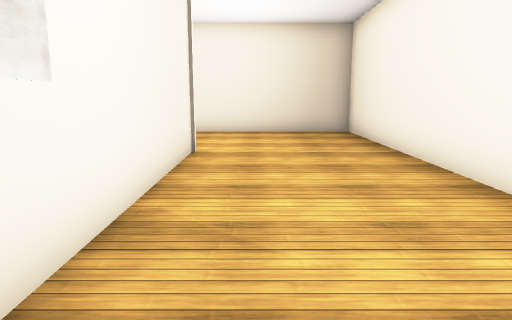
view 1 (above)

20 first-person views from a walk through a 3-D level made in the Unity game engine. The camera is 1.3 m above the floor, tilts 10° down and sees 70° across. The floor is counted in squares, 1 m on a side. Each view is taken from the middle of a square. On the plan, view 1 faces up. The plan holds only what a view shows up to about 15 squares ahead; the rest is blank. The place goes on beyond the plan. The player character is not drawn. Door leaves are left out, so doorways stand open. Some surface patterns are stand-ins.

view 2
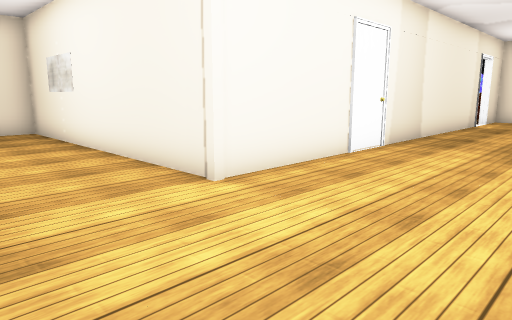

view 3
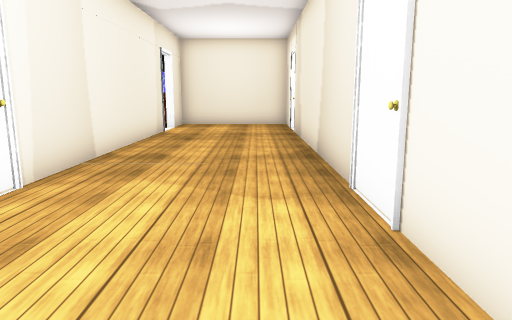

view 4
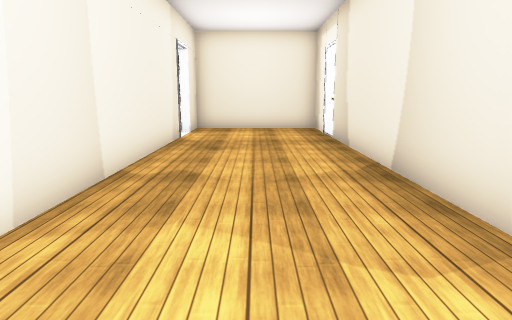

view 5
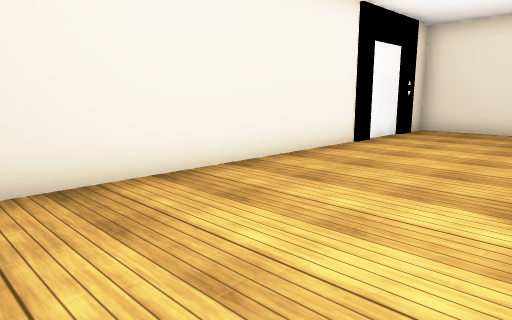

view 6
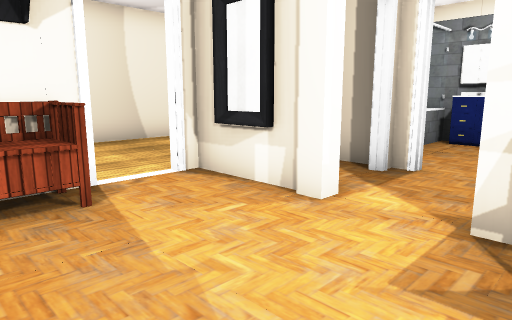

view 7
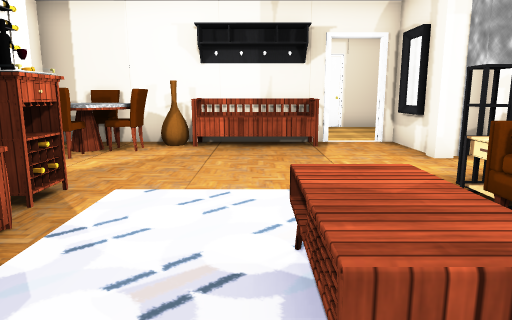

view 8
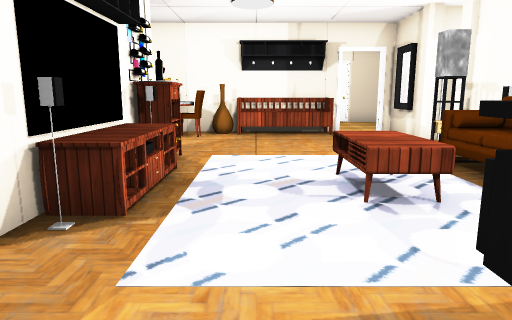

view 9
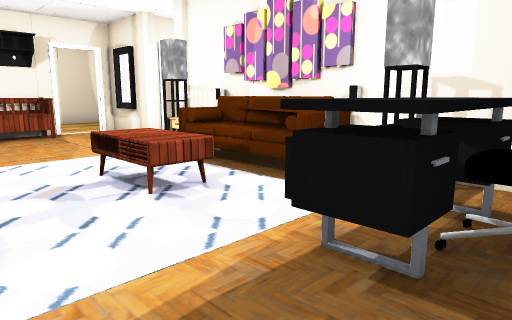

view 10
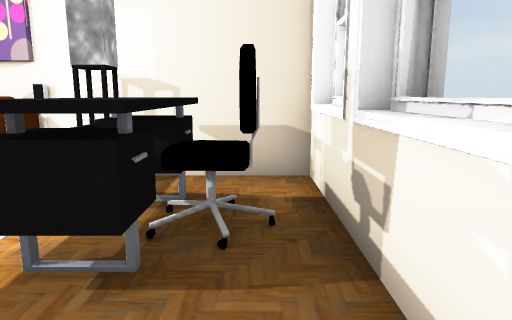

view 11
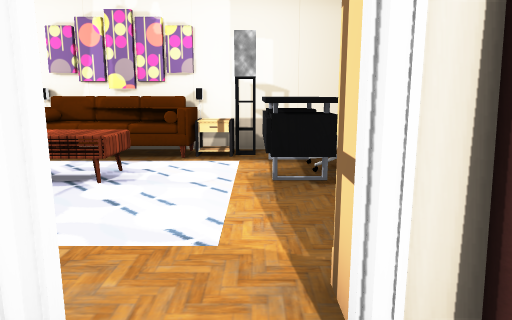

view 12
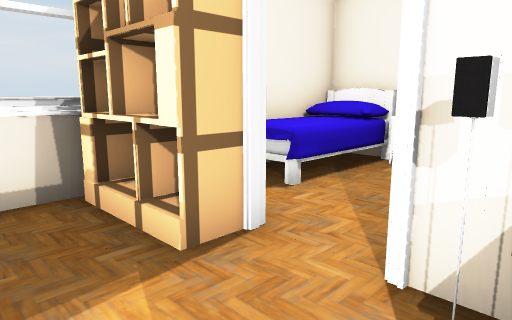

view 13
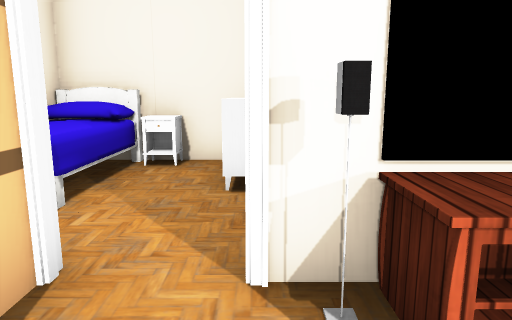

view 14
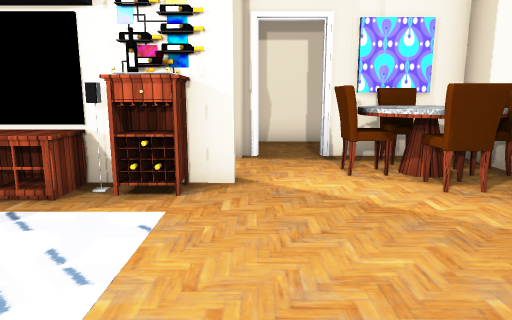

view 15
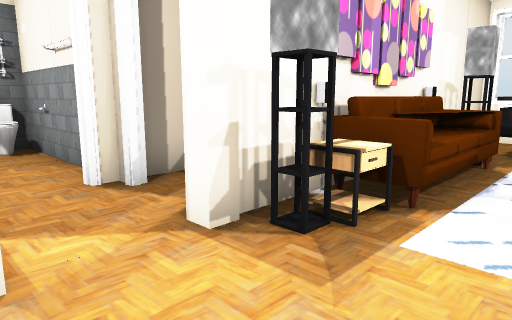

view 16
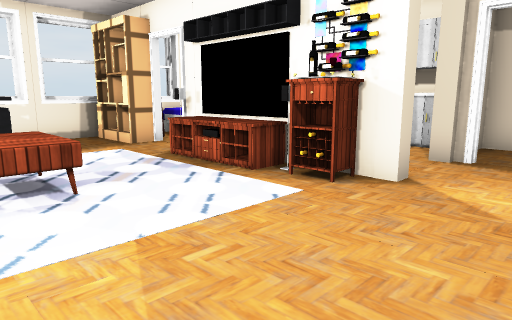

view 17
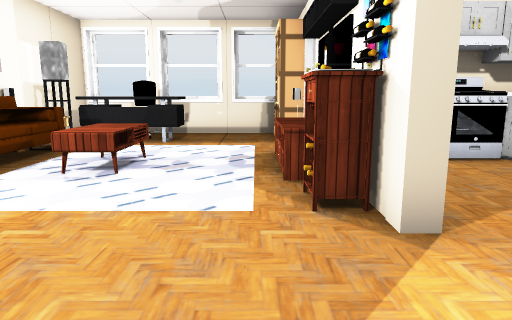

view 18
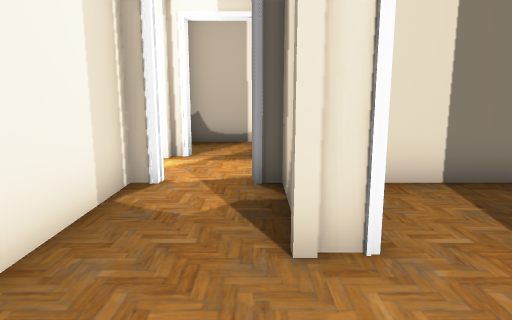

view 19
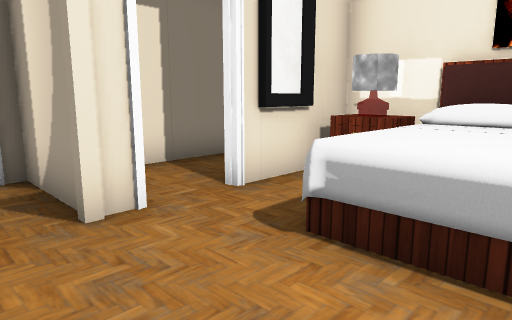

view 20
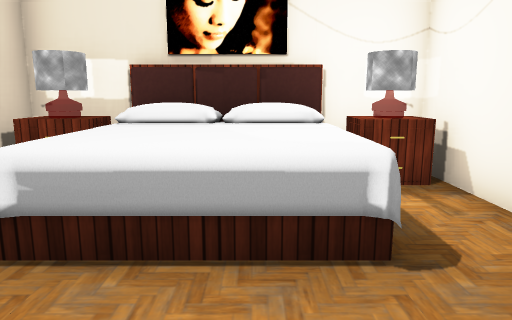

### Floor plan
Key: @ floor where view 1 was taken; # wall or solid block; . floor; D open door; = window, fence, low wall or low ledge; ^ raised ledge; P pillar; B bench; E elevator; M mirror; T table; C chair; S sofa; R rug; A TV; H shelf; F bed; O other object.
Columns run from 28 left of view 1 to 4 right of it. Each row starts with its distance up from view 1.
 14          ####OOOO   #############
 13          #...........##.. ......#
 12          #......................#
 11          #......................#
 10          #......................#
  9      #####.DD#.......##...P.....#
  8    #TC#OBBBBD### OOOO######.....#
  7    #CTC.BBB..M..   OO#    #.....#
  6  #.#TCT......PDD#...O#    #.....#
  5  #.D.C.........DD...O#    #.....#
  4  ##D##.......PDD#.#OO#    #.....#
  3  # P ##.....##DD###.      #.....#
  2   #..#O.   .T#.#...       #.....E
  1   #..#T. TT.S#.PDD####    #.....#
  0   #O  A. TT.S#.....OO#    #.@..
 -1   #O  H.. T.S#...FFTT#    ######
 -2 #OOO.D#... .T# ..FFFF
 -3 #....DD...RR##. .FFFF
 -4 #FF#F#H..^CC^#  .FFFF#
 -5 #FFFF H...CC.#  ...OO#
 -6 #######=#=####    ####
 -7           #

Where each view was taken, in squares from view 1:
view 1: 0 up, 0 right, facing up
view 2: 13 up, 2 right, facing down-left
view 3: 12 up, 2 left, facing left
view 4: 11 up, 4 left, facing left
view 5: 13 up, 2 left, facing down-right
view 6: 3 up, 19 left, facing up-right
view 7: 2 down, 19 left, facing up
view 8: 5 down, 20 left, facing up
view 9: 5 down, 21 left, facing up-right
view 10: 5 down, 21 left, facing right
view 11: 3 down, 24 left, facing right
view 12: 1 down, 20 left, facing down-left
view 13: 2 down, 20 left, facing left
view 14: 4 up, 17 left, facing left
view 15: 6 up, 18 left, facing down-right
view 16: 6 up, 17 left, facing down-left
view 17: 7 up, 21 left, facing down
view 18: 2 down, 13 left, facing up
view 19: 3 down, 14 left, facing up-right
view 20: 3 down, 14 left, facing right
